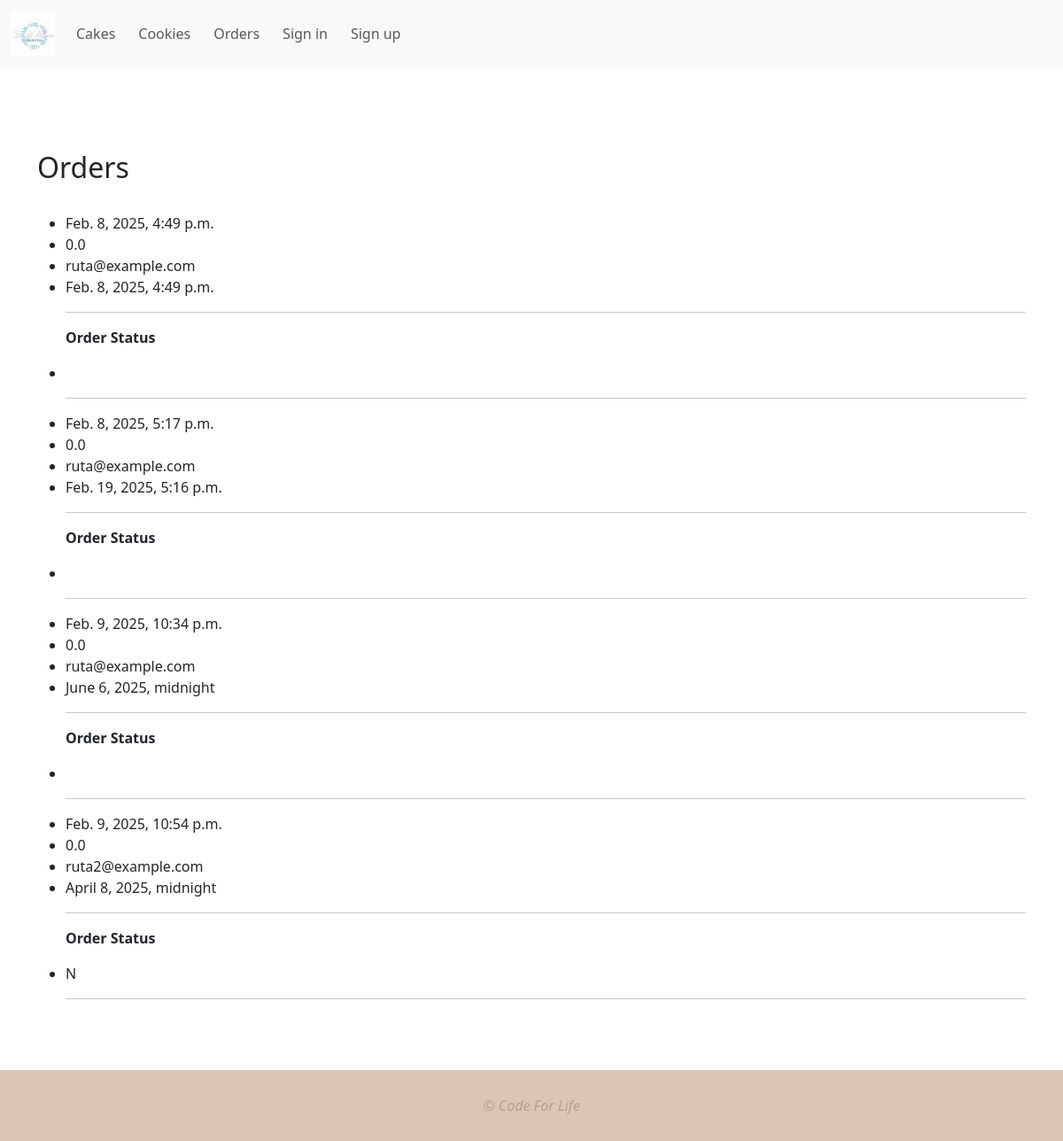
/orders/, run on an earlier commit of the app's database.
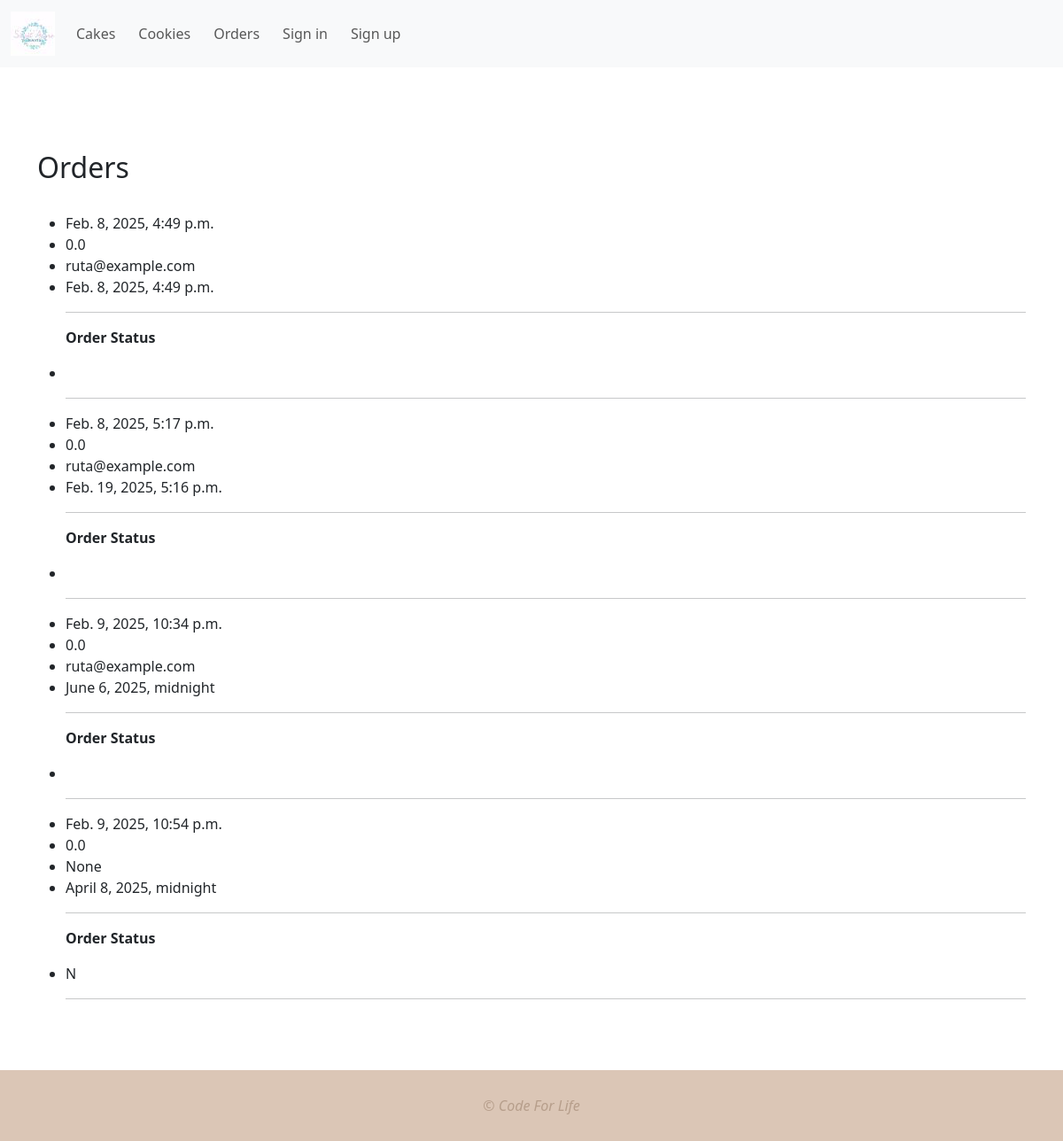
And on a later commit of the database.
### desserts/models.py (models this page shows, shortened)
class Order(models.Model):
    order_date = models.DateTimeField(blank=False, null=False, auto_now_add=True)
    total_price = models.FloatField(blank=True, null=True, default=0)
    user = models.ForeignKey(User, on_delete=models.SET_NULL, null=True, blank=True)
    deadline = models.DateTimeField(verbose_name="Deadline", null=True, blank=True)
    NEW = "N"
    IN_PROGRESS = "P"
    COMPLETED = "C"
    DELIVERED = "D"
    ORDER_STATUSES = {
        NEW: "New",
        IN_PROGRESS: "In Progress",
        COMPLETED: "Completed",
        DELIVERED: "Delivered"
    }
    status = models.CharField(
        max_length=1, choices=ORDER_STATUSES, default="NEW", blank=True
    )
    class Meta:
        verbose_name = "Order"
        verbose_name_plural = "Orders"

### my_auth/models.py (models this page shows)
class User(AbstractUser):
    bio = models.TextField(null=True, blank=True)
    email = models.EmailField(unique=True, null=True)
    USERNAME_FIELD = "email"
    REQUIRED_FIELDS = []
    class Meta:
        verbose_name = "User"
        verbose_name_plural = "Users"

### desserts/views.py (the view)
# urls.py: path("orders/", views.OrdersListView.as_view(), name="orders"),
class OrdersListView(generic.ListView):
    template_name = "desserts/orders.html"
    model = Order
    context_object_name = "orders"

### desserts/templates/desserts/orders.html (shortened to what this page needs)
{% extends "desserts/base.html" %}
{% load static %}
{% block content %}
<h2>Orders</h2>
<br />
<ul>
      {% for order in orders %}
      <li>{{ order.order_date }}</li>
      <li>{{ order.total_price }}</li>
      <li>{{ order.user }}</li>
      <li>{{ order.deadline }}</li>
    <hr />
    <p><strong>Order Status </strong><a href="{% url 'orders' %}">{{ num_orders }}</a></p>
       <li>{{ order.status }}</li>
    <hr />
   {% endfor %}
        </ul>
{% endblock content %}

What changed in the data, as far as the page shows it:
changed Order: user "ruta2@example.com" → "None"
